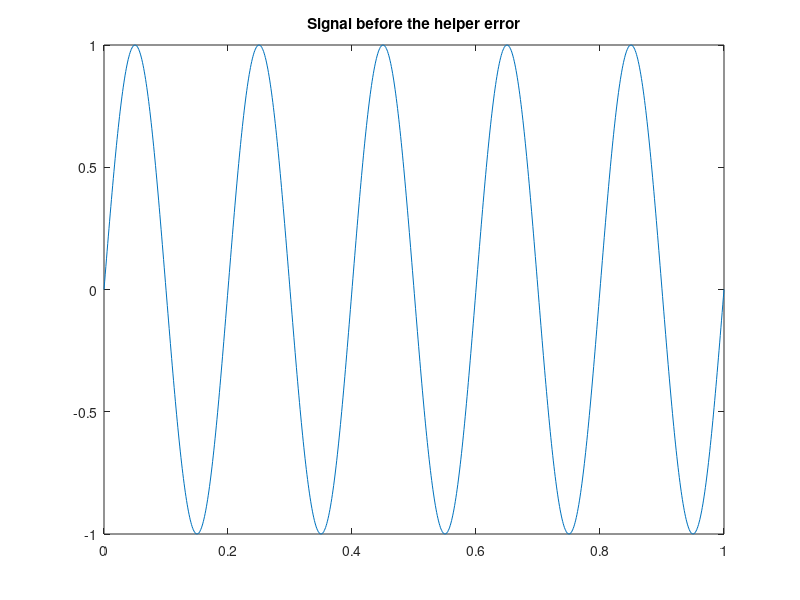

This figure's MATLAB source: (Note: this script raises an error after producing the figure.)
% Error-navigation example: the helper intentionally refers to a missing name.
% Run this script, then choose Go to error to open the failing helper line.
t = linspace(0,1,1000);
x = sin(2*pi*5*t);
plot(t,x);
title('Signal before the helper error');
y = normalize_signal(x);
